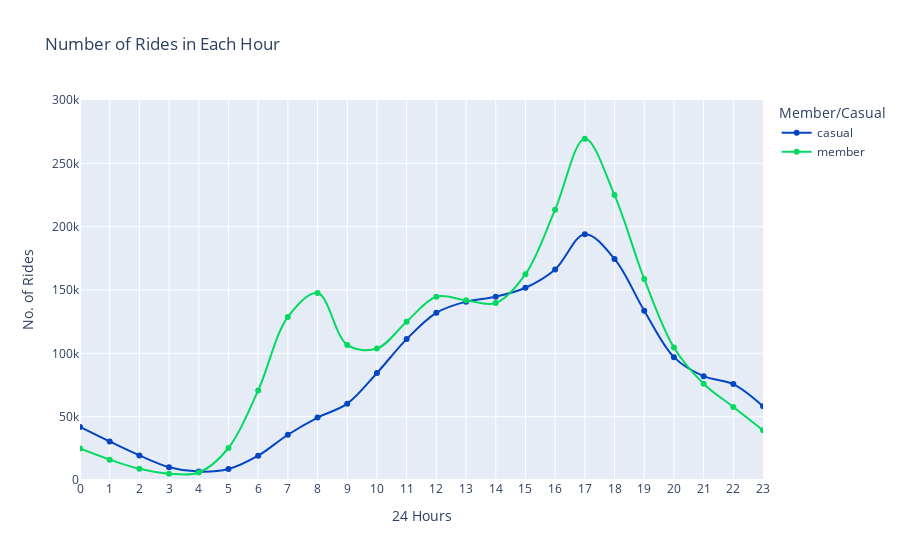

Notebook source saved alongside this figure:
### Code cell
fig_4 = df.groupby(['hour', 'member_casual'], as_index=False).count()

fig_4a = px.line(fig_4, x = 'hour', y = 'ride_id', range_x = [0,23], range_y = [0,300000],
                 color = 'member_casual',
                 line_shape = 'spline',
                 markers=True,
                 title = 'Number of Rides in Each Hour',
                 labels = {'ride_id': 'No. of Rides', 'hour': '24 Hours', 'member_casual': 'Member/Casual'},
                 hover_name = 'member_casual', hover_data = {'member_casual': False, 'month': False, 'ride_id': True},
                 color_discrete_map = {'casual': '#0446c2', 'member': '#05d961'})
fig_4a.update_xaxes(dtick=1)
fig_4a.show()

### Figure 1 — Plotly figure (JSON) as saved in the notebook; plotly's stock layout.template omitted (floating-point values rounded to 4 significant figures)
{"data": [{"customdata": [["casual", 41893], ["casual", 30386], ["casual", 19405], ["casual", 10132], ["casual", 6628], ["casual", 8729], ["casual", 19233], ["casual", 35730], ["casual", 49259], ["casual", 60279], ["casual", 84479], ["casual", 111237], ["casual", 131987], ["casual", 140806], ["casual", 144693], ["casual", 151786], ["casual", 166240], ["casual", 194050], ["casual", 174504], ["casual", 133683], ["casual", 96996], ["casual", 81952], ["casual", 75699], ["casual", 58197]], "hovertemplate": "<b>%{hovertext}</b><br><br>24 Hours=%{x}<br>No. of Rides=%{y}<extra></extra>", "hovertext": ["casual", "casual", "casual", "casual", "casual", "casual", "casual", "casual", "casual", "casual", "casual", "casual", "casual", "casual", "casual", "casual", "casual", "casual", "casual", "casual", "casual", "casual", "casual", "casual"], "legendgroup": "casual", "line": {"color": "#0446c2", "dash": "solid", "shape": "spline"}, "marker": {"symbol": "circle"}, "mode": "markers+lines", "name": "casual", "orientation": "v", "showlegend": true, "type": "scatter", "x": [0, 1, 2, 3, 4, 5, 6, 7, 8, 9, 10, 11, 12, 13, 14, 15, 16, 17, 18, 19, 20, 21, 22, 23], "xaxis": "x", "y": [41893, 30386, 19405, 10132, 6628, 8729, 19233, 35730, 49259, 60279, 84479, 111237, 131987, 140806, 144693, 151786, 166240, 194050, 174504, 133683, 96996, 81952, 75699, 58197], "yaxis": "y"}, {"customdata": [["member", 24849], ["member", 16072], ["member", 8819], ["member", 5012], ["member", 5904], ["member", 25265], ["member", 70716], ["member", 128708], ["member", 147613], ["member", 106636], ["member", 103827], ["member", 125030], ["member", 144716], ["member", 141879], ["member", 139702], ["member", 162471], ["member", 213390], ["member", 269497], ["member", 224978], ["member", 158696], ["member", 104587], ["member", 76022], ["member", 57642], ["member", 39271]], "hovertemplate": "<b>%{hovertext}</b><br><br>24 Hours=%{x}<br>No. of Rides=%{y}<extra></extra>", "hovertext": ["member", "member", "member", "member", "member", "member", "member", "member", "member", "member", "member", "member", "member", "member", "member", "member", "member", "member", "member", "member", "member", "member", "member", "member"], "legendgroup": "member", "line": {"color": "#05d961", "dash": "solid", "shape": "spline"}, "marker": {"symbol": "circle"}, "mode": "markers+lines", "name": "member", "orientation": "v", "showlegend": true, "type": "scatter", "x": [0, 1, 2, 3, 4, 5, 6, 7, 8, 9, 10, 11, 12, 13, 14, 15, 16, 17, 18, 19, 20, 21, 22, 23], "xaxis": "x", "y": [24849, 16072, 8819, 5012, 5904, 25265, 70716, 128708, 147613, 106636, 103827, 125030, 144716, 141879, 139702, 162471, 213390, 269497, 224978, 158696, 104587, 76022, 57642, 39271], "yaxis": "y"}], "layout": {"legend": {"title": {"text": "Member/Casual"}, "tracegroupgap": 0}, "title": {"text": "Number of Rides in Each Hour"}, "xaxis": {"anchor": "y", "domain": [0.0, 1.0], "dtick": 1, "range": [0, 23], "title": {"text": "24 Hours"}}, "yaxis": {"anchor": "x", "domain": [0.0, 1.0], "range": [0, 300000], "title": {"text": "No. of Rides"}}}}
